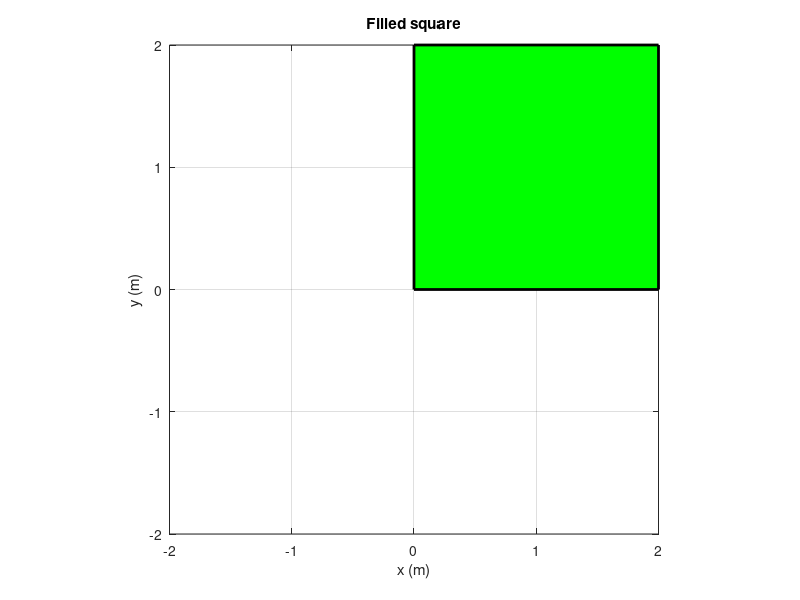

Source code (MATLAB):
%% Plot a filled square.

clear variables; close all; clc;

% Coordinates of the vertices. First row x-values, second row y-values.
UnitSquare = 0.5*[-1  1 1 -1 -1;
                  -1 -1 1  1 -1];

% Enlarge square dimensions twice and center the square at (1, 1).
NewSquare = 2*UnitSquare + [1; 1];

% Fill area inside the square.
fill(NewSquare(1,:), NewSquare(2,:), 'g', 'LineWidth', 2)

% Plot parameters.
title('Filled square')
xlabel('x (m)'); xlim([-2 2])
ylabel('y (m)'); ylim([-2 2])
grid on
axis equal

% Save the plot.
saveas(gcf, 'SquarePlot.png')